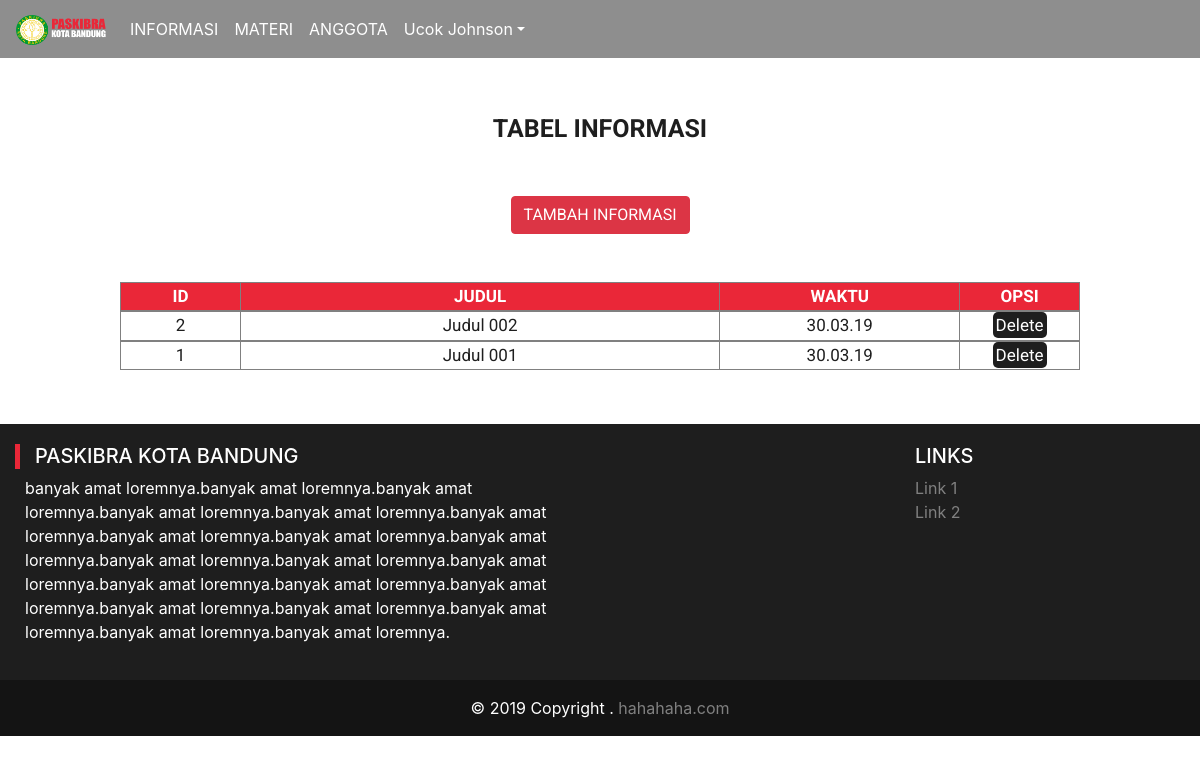
Screenshot of /x/informasi_atur.php (signed in) with the database file from the repository.
### tables this page shows
CREATE TABLE `informasi` (
  `id_informasi` int(5) NOT NULL,
  `judul` varchar(50) NOT NULL,
  `waktu` varchar(10) NOT NULL,
  `gambar` varchar(50) NOT NULL,
  `isi_postingan` text NOT NULL
);

### x/informasi_atur.php (the view, shortened to what this page needs)
<?php
  if ($_SESSION['u_level'] == 'admin') {
?>
<!doctype html>
<html lang="en">
<html>
<head>
  <link rel="stylesheet" href="css/style.css">
  <link rel="stylesheet" href="css/bootstrap.min.css">
</head>
<body>
      <nav class="navbar fixed-top navbar-expand-lg navbar-light bg-nav">
        <a class="navbar-brand" href="index.php">
            <img src="img/logo.png" width="90px" height="30px">
          </a>
        <div class="collapse navbar-collapse" id="navbarNav">
          <ul class="navbar-nav mr-auto">
            <li class="nav-item active">
              <a class="nav-link" href="informasi.php">INFORMASI<span class="sr-only">(current)</span></a>
            </li>
            <li class="nav-item">
              <a class="nav-link" href="materi.php">MATERI</a>
            </li>
            <?php
            if ($_SESSION['u_level'] == 'admin') {
              echo "<li class='nav-item'>
                <a class='nav-link' href='anggota.php'>ANGGOTA</a>
              </li>";
            }elseif ($_SESSION['u_level'] == 'user') {
              echo "<li class='nav-item'>
                <a class='nav-link' href='anggota.php'>ANGGOTA</a>
              </li>";
            }else{
            }
            ?>
             <li>
              <?php
              if ($_SESSION['u_level'] == 'admin') {
                echo "<div class='dropdown'><a class='nav-link dropdown-toggle' href='#' id='navbarDropdown' role='button' data-toggle='dropdown' aria-haspopup='true' aria-expanded='false'>";
                  echo  $_SESSION['u_nama']."</a>";
                  echo "<div class='dropdown-menu' aria-labelledby='navbarDropdown'>";
                  echo "  <a class='dropdown-item' href='logout.php'>Log Out</a></div></div>";
              }else if($_SESSION['u_level'] == 'user') {
                echo "<div class='dropdown'><a class='nav-link dropdown-toggle' href='#' id='navbarDropdown' role='button' data-toggle='dropdown' aria-haspopup='true' aria-expanded='false'>";
                  echo  $_SESSION['u_nama']."</a>";
                  echo "<div class='dropdown-menu' aria-labelledby='navbarDropdown'>";
                  echo "  <a class='dropdown-item' href='logout.php'>Log Out</a></div></div>";
              }else{
                echo "<a href='login.php'><button class='btn btn-danger my-2 my-sm-0' type='submit'>Login</button></a>";
              }
            ?>
            </li>
          </ul>
        </div>
      </nav>
  <div class="isi3">
      <center><div id="judul">TABEL INFORMASI</div><br><br>
      <a href='input_informasi.php'><button type='submit' class='btn btn-danger'>TAMBAH INFORMASI</button></a><br><br>
      <?php
      include ('koneksi.php');
      $tampil = "SELECT * FROM informasi ORDER BY id_informasi DESC";
      $hasil = mysqli_query($koneksi, $tampil);
      echo "<br>";
        echo "<table id='table-field' style='font-size:17px;' border='1' width='80%' align='center'>
              <tr>
                <td id='n' width='10%'>ID</td>
                <td id='n' width='40%'>JUDUL</td>
                <td id='n' width='20%'>WAKTU</td>
                <td id='n' width='10%'>OPSI</td>
              </tr>
            </table>";
            while ($data = mysqli_fetch_array($hasil)) {
              echo "<table id='table-record' style='font-size:17px;' border='1' align='center' width='80%'>";
              echo "<tr><td width='10%'>",$data['id_informasi'],"</td>";
              echo "<td width='40%'>",$data['judul'],"</td>";
              echo "<td width='20%'>",$data['waktu'],"</td>";
              echo "<td width='10%'>","<a href=\"delete_i.php?id=$data[id_informasi]\">Delete</a></td></tr></table>";
            }
      ?>
  </div>
  <footer class="page-footer font-small blue pt-4"">
      <div class="container-fluid myfoot text-center text-md-left">
        <div class="row" style="padding-top: 20px; padding-bottom: 20px">
            <div class="col-md-6 mt-md-0 mt-3">
          <div class="tag"></div>
              <h5 class="text-uppercase" style="margin-left: 20px">PASKIBRA KOTA BANDUNG</h5>
              <p style="margin-left: 10px">banyak amat loremnya.banyak amat loremnya.banyak amat loremnya.banyak amat loremnya.banyak amat loremnya.banyak amat loremnya.banyak amat loremnya.banyak amat loremnya.banyak amat loremnya.banyak amat loremnya.banyak amat loremnya.banyak amat loremnya.banyak amat loremnya.banyak amat loremnya.banyak amat loremnya.banyak amat loremnya.banyak amat loremnya.banyak amat loremnya.banyak amat loremnya.banyak amat loremnya.</p>
            </div>
            <div class="col-md-3 mb-md-0 mb-3"></div>
            <div class="col-md-3 mb-md-0 mb-3">
              <h5 class="text-uppercase">Links</h5>
                <ul class="list-unstyled">
                  <li>
                    <a class="merah" href="#!">Link 1</a>
                  </li>
                  <li>
                    <a class="merah" href="#!">Link 2</a>
                  </li>
            </div>
        </div>
      </div>
      <div class="footer-copyright myfoot2 text-center py-3">© 2019 Copyright .
        <a class="merah" href="#"> hahahaha.com</a>
      </div>
  </footer>
</body>
</html>
<?php
}else{
  header("location:index.php");
}
?>

### x/css/style.css (style rules this page uses)
body { font-family: arial, sans-serif; margin: 0px; padding: 0px; width: 100%; background: white !important; }
.bg-nav { background: rgba(30,30,30,0.5); }
nav .navbar-nav li a { color: white !important; }
.isi3 { font-family: 'roboto', sans-serif; background: white; margin-top: 100px; padding: 10px 0px 30px 0px; }
#judul { color: rgb(30,30,30); margin: 0px; font-size: 25px; font-weight: bold; }
#table-field { font-weight: bold; font-size: 13px; text-align: center; background-color: #ea2738 ; color: white; }
#table-record { font-size: 13px; text-align: center; background-color: white ; color: rgb(30,30,30); }
#table-record td a { padding: 3px; background-color: rgb(30,30,30); text-decoration: none; color: white; border-radius: 5px; }
.myfoot { color: white; background: rgb(30,30,30); }
.myfoot2 { color: white; background: rgb(20,20,20); }
.tag { position: absolute; height: 25px; width: 5px; background-color: #ea2738; }
.merah { text-decoration: none; color:gray; }

### rows the page displays
informasi: id_informasi "2", judul "Judul 002", waktu "30.03.19"
informasi: id_informasi "1", judul "Judul 001", waktu "30.03.19"

### other values shown
$_SESSION['u_nama'] "Ucok Johnson"
